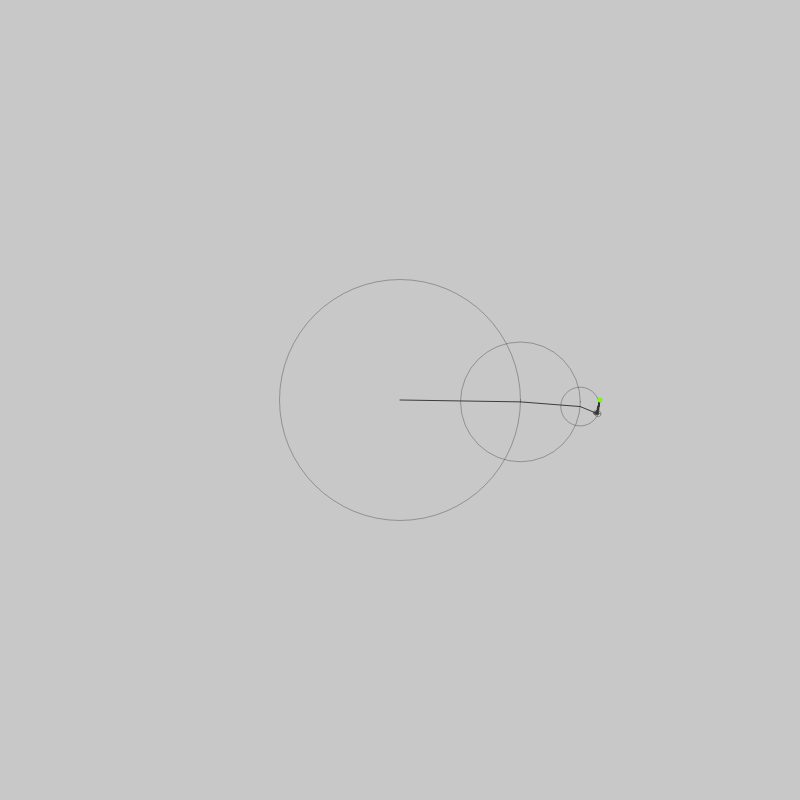
Frame 1 (no input)
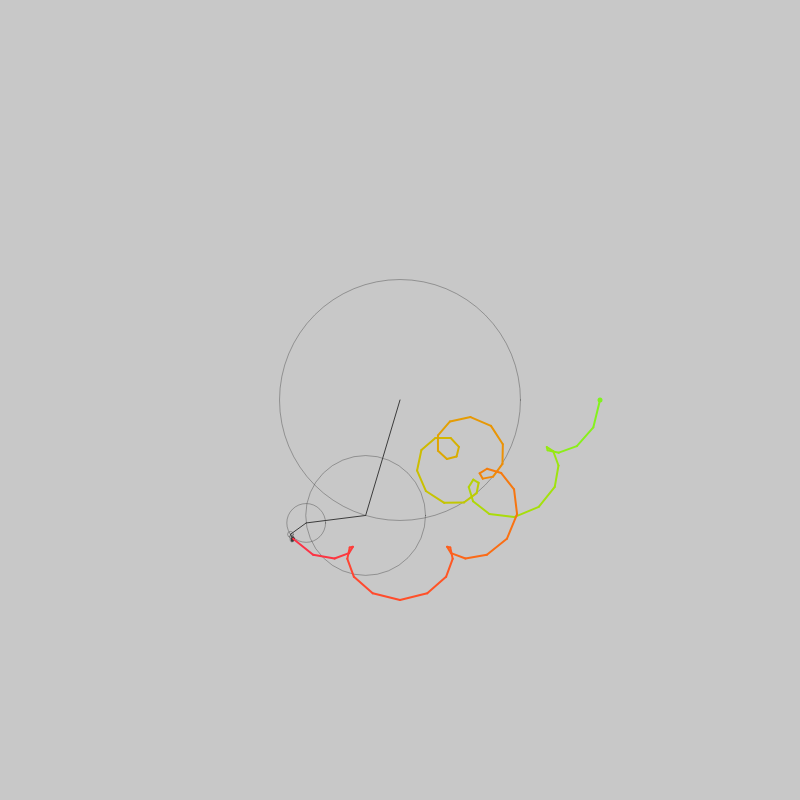
Frame 60 (no input)
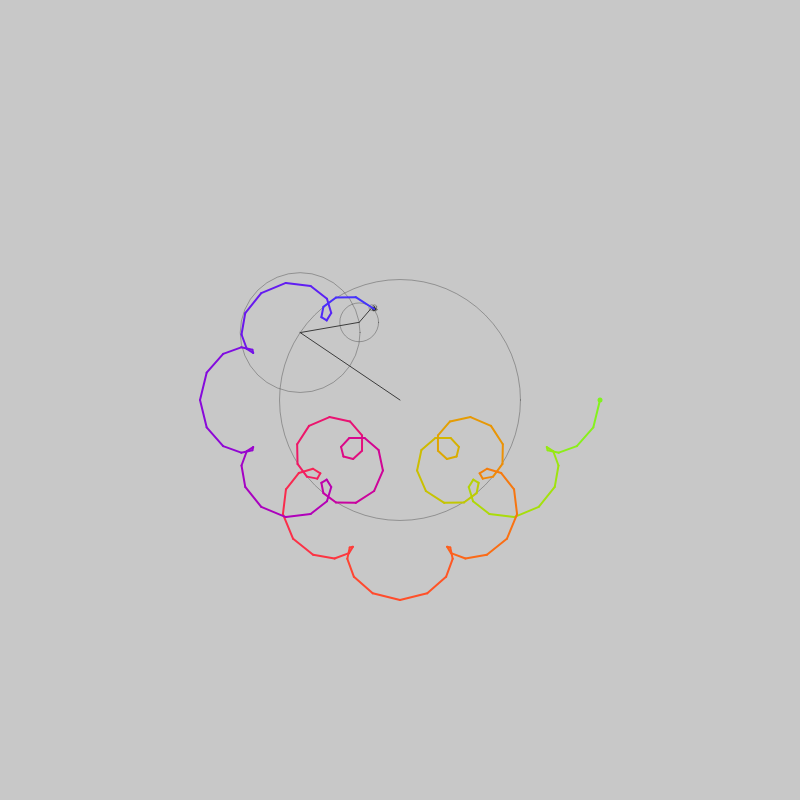
Frame 120 (the mouse pressed at the canvas centre since frame 60)

The p5.js sketch that drew these frames (run headless with seeded random() and noise() and a simulated clock; from frame 60 on, the mouse is pressed at the canvas centre):

// p5.js sketch
// ── sketch.js
//global variables
let p = [];                 //complex points of path to be drawn (x-components: real, y-components: imaginary)
let fourier;                //DFT of input path points

let time = 0;               //time of the fourier series (fourier epicycles)
let timeDirection = 0;      //0: time is increasing (automatically switches to 1), 1: time is decreasing (automatically switches to 0), 2: time is increasing and resets at the end of the cycle
let path = [];              //path drawn by the fourier epicycles

let epicyclesColor = 60;    //color used to draw epicycles


function setup() {
    frameRate(40);

    //set plotting area dimensions
    width = 800;            //canvas width
    height = 800;           //canavs height

    //create drawing canvas
    createCanvas(width, height);

    //set final path drawing epicycles locations (and drawing area dimensions in case of drawing x and y epicycles separately)
    epicyclesXCenter = width / 2;
    epicyclesYCenter = height / 2;
    
    initSketchPoints(); //initialize the points to draw

    //calculate the discrete fourier transform for the complex set of points of the path to be drawn
    //two different sets of epicycles will be created to draw each component fourierX and fourierY
    fourier = dft(p);

    //sort the fourier transform points with amplitude. results in that the epicycles drawing the path are sorted from bigger to smaller
    //this sorting step has no effect on mathematical results since the amplitudes of the epicycles are added together and therefore, order does not matter
    fourier.sort((a, b) => b.amp - a.amp);
}

function draw() {
    background(200);
    noFill(); //do not fill shapes

    //calculate and raw the epicycles end point of the fourier transform
    let v = epicycles(epicyclesXCenter, epicyclesYCenter, fourier);

    //add the current point (or remove a point) to be drawn on the final path
    if (timeDirection == 0 || timeDirection == 2) {
        path.push(v);
    }
    else {
        path.pop();
    }

    //draw final path points
    let vertexColor = 0; //drawing color for a vertex
    for (let i = 0; i < path.length; i++) {
        //set color of current vertex using the rainbow colors
        vertexColor = rainbowColor(i * 255 / (fourier.length - 1)); //total vertices to be drawn is equal to fourierY.length. map (0, fourierY.length - 1) => (0, 255)
        stroke(vertexColor.r, vertexColor.g, vertexColor.b);

        //draw vertex
        if (i > 0) {
            strokeWeight(2);
            line(path[i - 1].x, path[i - 1].y, path[i].x, path[i].y)
        } 
        else{
            strokeWeight(5);
            point(path[i].x, path[i].y);
        }
    }
    strokeWeight(1)

    //increate time by dt
    //note that a drawn path is completed when the slowest epicycle (frequency = 1) completes a full rotation. and therefore, the total period of the drawn path is TWO_PI
    //divide the period of the drawn path number of frequency components to capture the changes of the fastest epicycle
    const dt = TWO_PI / fourier.length;
    
    if (timeDirection == 0) {
        time += dt;

        if (time > TWO_PI) {
            time = TWO_PI;
            timeDirection = 1;
        }
    }
    else if (timeDirection == 2) {
        time += dt;

        if (time > TWO_PI) {
            time = 0;
            path = []
        }
    }
    else if (timeDirection == 1) {
        time -= dt;

        if (time < 0) {
            time = 0;
            timeDirection = 0;
        }
    }

}


function initSketchPoints() {
    //init points of path to be drawn
    //initialized points are added to the global x and y arrays
    //any set of points forming a shape when traced can be drawn

    //create a set of points from the addition of multiple cosine waves and sine waves
    for (let i = 0; i < TWO_PI; i += TWO_PI / 200) {
        let x = 120 * cos(i) + 60 * cos(5 * i) + 20 * cos(25 * i);
        let y = 120 * sin(i) + 60 * sin(5 * i) + 20 * sin(25 * i);

        let c = new Complex(x, y);
        p.push(c);
    }

    //create a set of points representing the graph of a compound sine wave
    // for (let i = 0; i < TWO_PI; i += TWO_PI / 200) {
    //     let x = (i / TWO_PI * 400) - 200;
    //     let y = 120 * sin(i) + 60 * sin(5 * i) + 20 * sin(25 * i);

    //     let c = new Complex(x, y);
    //     p.push(c);
    // }
}

function epicycles(x, y, fourier) {
    //calculate and draw the epicycles representing the given fourier transform at the current time
    //x, y: center point - on the drawing canvas - of the first epicycle of the foureir transform
    //rotation: a rotation angle for the each of the epicycles

    //init variables needed inside the loop here for efficiency (explained inside the drawing for loop)
    let prevX = 0;
    let prevY = 0;
    let freq = 0;
    let radius = 0;
    let phase = 0;

    //calculate and draw epicycles
    for (let i = 0; i < fourier.length; i++) {
        prevX = x;                  //current epicycle x center
        prevY = y;                  //current epicycle y center

        freq = fourier[i].freq;     //current epicycle frequency (per unit time)
        radius = fourier[i].amp;    //current epicycle amplitude (radius)
        phase = fourier[i].phase;   //current epicycle phase shift (starting angle)
        
        x += radius * cos(freq * time + phase);  //current x component of the sum of all epicycles
        y += radius * sin(freq * time + phase);  //current y component of the sum of all epicycles

        //draw a slightly transparent circle to represent the current epicycle
        stroke(epicyclesColor, 100);
        ellipse(prevX, prevY, radius * 2);

        //draw a line from the epicycle center on the canvas to the current epicycles total sum
        stroke(epicyclesColor);
        line(prevX, prevY, x, y);
    }

    //return a vector representing the epicycles total sum at current time
    return createVector(x, y);
}

function rainbowColor(color) {
    //return the RGB color for an intermediate color between XXX and YYY where color is in the range of 0:255

    var r = Math.round(Math.sin(0.024 * color + 0) * 127 + 128);
    var g = Math.round(Math.sin(0.024 * color + 2) * 127 + 128);
    var b = Math.round(Math.sin(0.024 * color + 4) * 127 + 128);

    return {r: r, g: g, b: b}
}

// ── complex.js
class Complex {
    constructor(a, b) {
        this.re = a;
        this.im = b;
    }

    add(c) {
        //add a complex number c to the current instance and return a new complex number

        let re = this.re + c.re;
        let im = this.im + c.im;

        return new Complex(re, im);
    }

    multiply(c) {
        //multiply a complex number c by the current instance and return a new complex number

        let re = this.re * c.re - this.im * c.im;
        let im = this.re * c.im + this.im * c.re;

        return new Complex(re, im);
    }
}
  
// ── fourier.js
function dft(x) {
    //calcualte the discrete fourier transform for a given series x of complex numbers
    //check https://en.wikipedia.org/wiki/Discrete_Fourier_transform

    const X = [];
    const N = x.length;

    for (let k = 0; k < N; k++) {
        let sum = new Complex(0, 0);

        for (let n = 0; n < N; n++) {
            let phi = (TWO_PI * k * n) / N;
            let c = new Complex(cos(phi), -sin(phi));
            sum = sum.add(x[n].multiply(c));
        }

        sum.re = sum.re / N;
        sum.im = sum.im / N;

        let freq = k;
        let amp = sqrt(sum.re * sum.re + sum.im * sum.im);
        let phase = atan2(sum.im, sum.re);

        X[k] = { freq, amp, phase };
    }

    return X;
}
